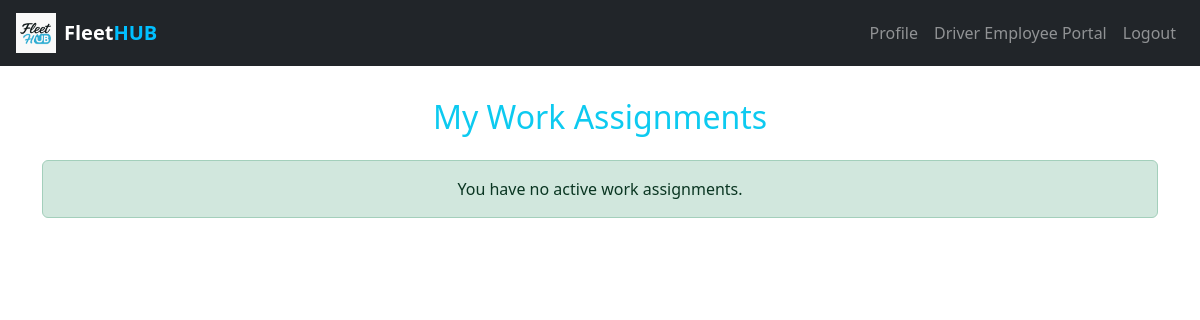
The page /my-assignments (signed in) on the database as committed earlier.
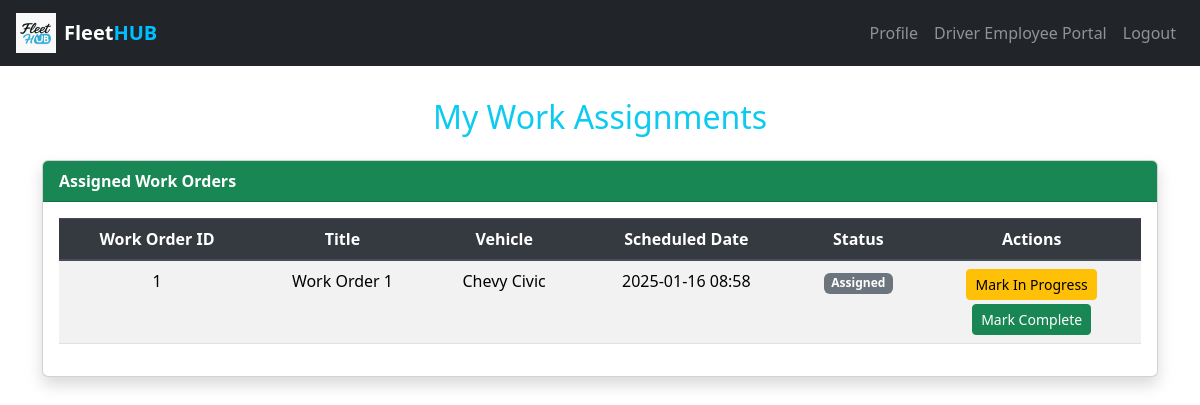
The same page on the database as committed later.
### website/models.py (models this page shows)
class WorkAssignment(db.Model):
    id = db.Column(db.Integer, primary_key=True)
    driver_id = db.Column(db.Integer, db.ForeignKey('user.id'), nullable=False)
    closed_by = db.Column(db.Integer, db.ForeignKey('user.id'))
    work_order_id = db.Column(db.Integer, db.ForeignKey('work_order.id'), nullable=False)
    vehicle_id = db.Column(db.Integer, db.ForeignKey('vehicle.id'), nullable=False)
    driver = db.relationship('User', foreign_keys=[driver_id], backref='work_assignments')
    closer = db.relationship('User', foreign_keys=[closed_by])
    work_order = db.relationship('WorkOrder', backref='assignments')
    vehicle = db.relationship('Vehicle', backref='work_assignments')
    status = db.Column(db.String(20), default='Assigned')
    closed_at = db.Column(db.DateTime)
    __table_args__ = (
        db.UniqueConstraint('work_order_id', 'driver_id', name='unique_driver_assignment'),
        db.UniqueConstraint('work_order_id', 'vehicle_id', name='unique_vehicle_assignment'),
    )

class WorkOrder(db.Model):
    id = db.Column(db.Integer, primary_key=True)
    title = db.Column(db.String(100), nullable=False)
    description = db.Column(db.Text)
    scheduled_date = db.Column(db.DateTime, nullable=False)
    created_at = db.Column(db.DateTime(timezone=True), server_default=func.now())

class Vehicle(db.Model):
    id = db.Column(db.Integer, primary_key=True)
    vin = db.Column(db.String(17), unique=True, nullable=False)
    make = db.Column(db.String(50))
    model = db.Column(db.String(50))
    year = db.Column(db.Integer)
    engine_type = db.Column(db.String(50))
    displacement = db.Column(db.String(50))
    cylinders = db.Column(db.Integer)
    fuel_type = db.Column(db.String(50))
    owner_id = db.Column(db.Integer, db.ForeignKey('user.id'))

### website/views.py (the view, shortened to what this page needs)
@views.route('/my-assignments')
@login_required
def my_assignments():
    active_assignments = WorkAssignment.query.filter(
        WorkAssignment.driver_id == current_user.id,
        WorkAssignment.status.in_(['Assigned', 'In Progress'])
    ).all()
    completed_assignments = WorkAssignment.query.filter_by(
        driver_id=current_user.id, status='Completed'
    ).all()
    if current_user.role == "Driver Employee":
        return render_template(
            'driver_employee/my_assignments.html',
            active_assignments=active_assignments,
            completed_assignments=completed_assignments,
            user=current_user
        )
    else:
        flash("Unauthorized role for this page.", "danger")
        return redirect(url_for('views.home'))

### website/__init__.py (called while the page is built)
def create_app():
    app = Flask(__name__)
    app.config['SECRET_KEY'] = 'hjshjhdjah kjshkjdhjs'
    app.config['SQLALCHEMY_DATABASE_URI'] = f'sqlite:///{DB_NAME}'
    db.init_app(app)
    from .views import views
    from .auth import auth
    app.register_blueprint(views, url_prefix='/')
    app.register_blueprint(auth, url_prefix='/')
    from .models import User
    with app.app_context():
        db.create_all()
    login_manager = LoginManager()
    login_manager.login_view = 'auth.login'
    login_manager.init_app(app)
    @login_manager.user_loader
    def load_user(id):
        return User.query.get(int(id))
    return app

### website/templates/driver_employee/my_assignments.html (shortened to what this page needs)
{% extends "base.html" %}
{% block content %}
<h2 class="text-center text-info mb-4">My Work Assignments</h2>
{% if active_assignments %}
<div class="card shadow mb-4">
  <div class="card-header bg-success text-white">
    <strong>Assigned Work Orders</strong>
  </div>
  <div class="card-body table-responsive">
    <table class="table table-striped text-center">
      <thead class="thead-dark">
        <tr>
          <th>Work Order ID</th>
          <th>Title</th>
          <th>Vehicle</th>
          <th>Scheduled Date</th>
          <th>Status</th>
          <th>Actions</th>
        </tr>
      </thead>
      <tbody>
        {% for a in active_assignments %}
        <tr>
          <td>{{ a.work_order.id }}</td>
          <td>{{ a.work_order.title }}</td>
          <td>{{ a.vehicle.make }} {{ a.vehicle.model }}</td>
          <td>{{ a.work_order.scheduled_date.strftime('%Y-%m-%d %H:%M') }}</td>
          <td>
            {% if a.status == 'In Progress' %}
              <span class="badge badge-warning">In Progress</span>
            {% else %}
              <span class="badge badge-secondary">Assigned</span>
            {% endif %}
          </td>
          <td>
            {% if a.status != 'In Progress' %}
            <form action="{{ url_for('views.update_assignment_status', assignment_id=a.id, new_status='In Progress') }}" method="post" class="mb-1">
              <button type="submit" class="btn btn-warning btn-sm">Mark In Progress</button>
            </form>
            {% endif %}
            <form action="{{ url_for('views.update_assignment_status', assignment_id=a.id, new_status='Completed') }}" method="post">
              <button type="submit" class="btn btn-success btn-sm">Mark Complete</button>
            </form>
          </td>
        </tr>
        {% endfor %}
      </tbody>
    </table>
  </div>
</div>
{% else %}
<div class="alert alert-success text-center">You have no active work assignments.</div>
{% endif %}
{% endblock %}

### website/templates/base.html (shortened to what this page needs)
<!DOCTYPE html>
<html>
<head>
  <link href="https://stackpath.bootstrapcdn.com/bootstrap/4.5.2/css/bootstrap.min.css" rel="stylesheet">
  <link rel="stylesheet" href="https://cdn.jsdelivr.net/npm/bootstrap@4.6.2/dist/css/bootstrap.min.css">
  <link rel="stylesheet" href="https://cdn.jsdelivr.net/npm/bootstrap@5.3.2/dist/css/bootstrap.min.css">
  <link rel="stylesheet" href="https://cdnjs.cloudflare.com/ajax/libs/font-awesome/5.15.4/css/all.min.css">
</head>
<body>
  <nav class="navbar navbar-expand-lg navbar-dark bg-dark px-3">
    <a class="navbar-brand d-flex align-items-center" href="{{ url_for('views.home') }}">
      <img src="{{ url_for('static', filename='logo.png') }}" alt="Logo" height="40" class="me-2">
      <strong>Fleet<span style="color:#00BFFF;">HUB</span></strong>
    </a>
    <div class="collapse navbar-collapse justify-content-end" id="navbarNav">
      <ul class="navbar-nav">
        {% if current_user.is_authenticated %}
          <li class="nav-item"><a class="nav-link" href="{{ url_for('views.profile') }}">Profile</a></li>
          {% if user.role == 'Fleet Manager' %}
            <li class="nav-item"><a class="nav-link" href="{{ url_for('views.fleet_manager') }}">Fleet Manager Portal</a></li>
          {% elif user.role == 'Driver Employee' %}
            <li class="nav-item"><a class="nav-link" href="{{ url_for('views.driver_employee') }}">Driver Employee Portal</a></li>
          {% elif user.role == 'Clerical Employee' %}
            <li class="nav-item"><a class="nav-link" href="{{ url_for('views.clerical_employee') }}">Clerical Employee Portal</a></li>
          {% elif user.role == 'HR Admin' %}
            <li class="nav-item"><a class="nav-link" href="{{ url_for('views.hr_admin') }}">HR Admin Portal</a></li>
          {% endif %}
          <li class="nav-item"><a class="nav-link" href="{{ url_for('auth.logout') }}">Logout</a></li>
        {% else %}
          <li class="nav-item"><a class="nav-link" href="{{ url_for('auth.login') }}">Login</a></li>
          <li class="nav-item"><a class="nav-link" href="{{ url_for('auth.sign_up') }}">Sign Up</a></li>
        {% endif %}
      </ul>
    </div>
  </nav>
  <div class="container py-4">
    {% block content %}{% endblock %}
  </div>
</body>
</html>

Rows that differ between the two databases and show on the page:
added WorkAssignment: work_order.id "1", work_order "Work Order 1", vehicle.make "Chevy", vehicle.model "Civic", work_order.scheduled_date "2025-01-16 08:58", status "Assigned"
Other text that changed with them:
text no longer shown: "You have no active work assignments."
text now shown: "Assigned Work Orders Work Order ID Title Vehicle Scheduled Date Status Actions"
